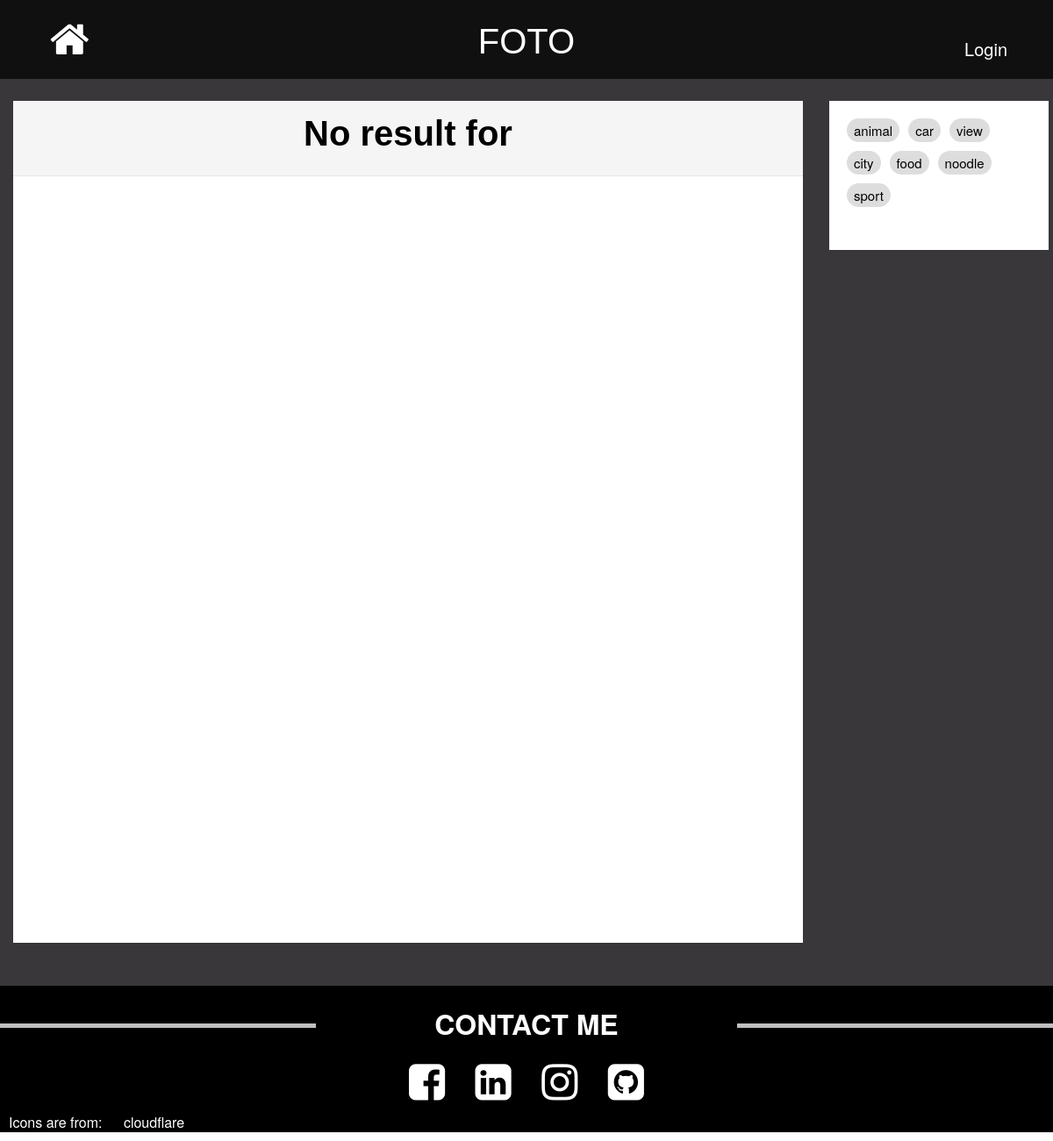
/gallery.php, run on an earlier commit of the app's database.
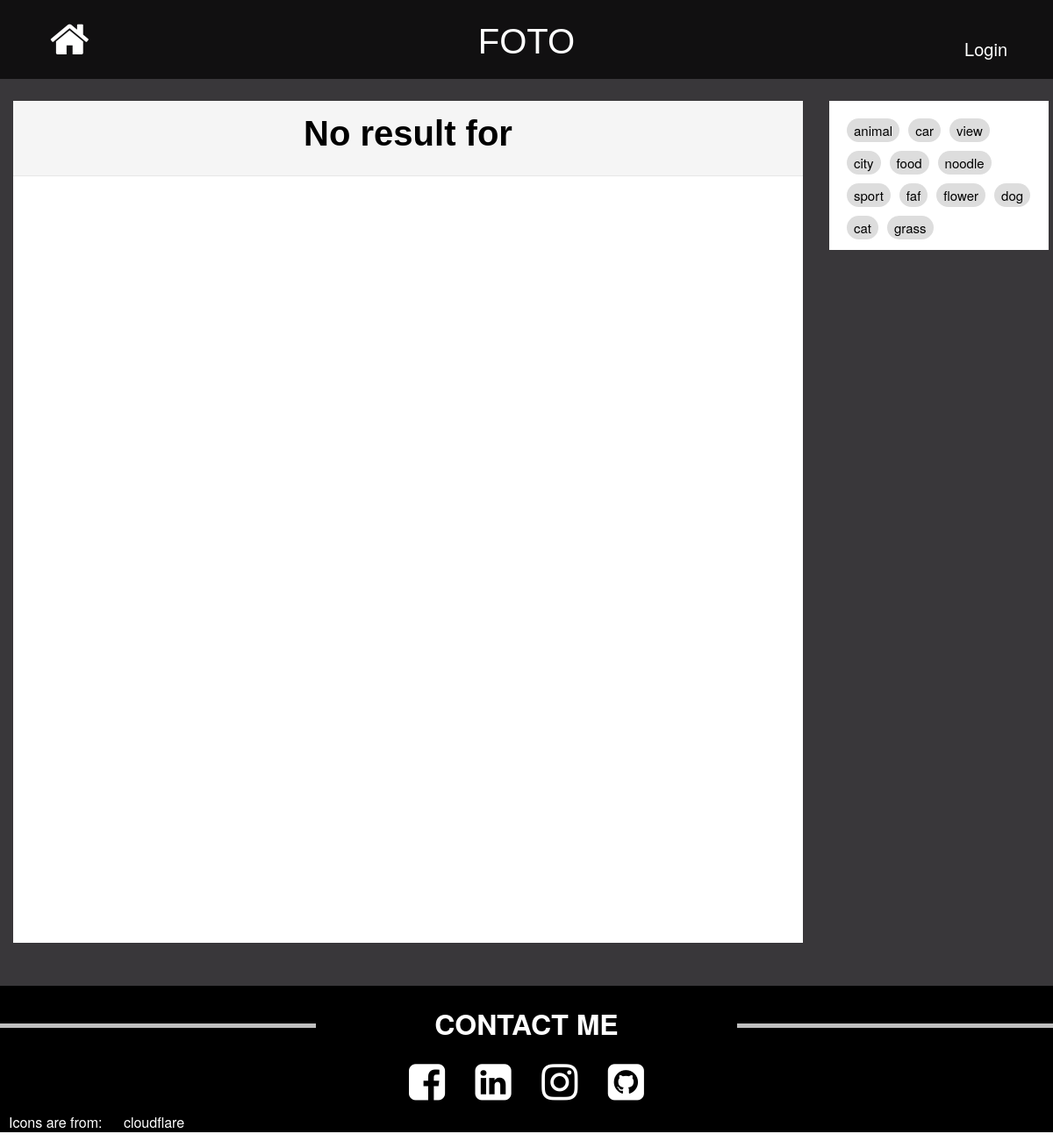
And on a later commit of the database.
### tables this page shows
CREATE TABLE tags (
    id INTEGER NOT NULL UNIQUE PRIMARY KEY AUTOINCREMENT,
    tag TEXT NOT NULL
);

### includes/init.php (called while the page is built, shortened)
<?php
function exec_sql_query($db, $sql, $params = array()) {
  try {
    $query = $db->prepare($sql);
    if ($query and $query->execute($params)) {
      return $query;
    }
  } catch (PDOException $exception) {
    handle_db_error($exception);
  }
  return NULL;
}
?>

### includes/image.php (the view, shortened to what this page needs)
<?php
function print_tags() {
  global $db;
  $sql = 'SELECT tag FROM tags';
  $tags = exec_sql_query($db, $sql, NULL) -> fetchAll();
  foreach ($tags as $tag) {
    echo "<a>";
    echo htmlspecialchars($tag["tag"]);
    echo "</a>";
  }
}
?>

### gallery.php (shortened to what this page needs)
<?php
include('includes/init.php');
include('includes/image.php');
$search = NULL;
?>
<!DOCTYPE html>
<html lang = "en">
<head>
  <link rel='stylesheet' type='text/css' href='styles/all.css' media='all' />
</head>
<body id='index'>
  <?php
  include('includes/header.php');
  ?>
  <div id='content'>
    <div class = 'super_container'>
        <div class = 'main'>
          <div class = 'top-shelf-grey'>
            <h1>
              <?php
              if ($images) {
                echo htmlspecialchars($search);
              }
              else {
                echo "No result for ".htmlspecialchars($search);
              }
              ?>
            </h1>
          </div>
        </div>
        <div class = "side">
          <?php print_tags();?>
        </div>
      </div>
  </div>
  <?php include('includes/footer.php');?>
</body>
</html>

### includes/header.php (shortened to what this page needs)
<header>
  <nav id="menu">
    <ul class = "left">
      <li>
        <a class = "icons" href = "index.php">
          <i class="fa fa-home icons"></i>
        </a>
      </li>
    </ul>
    <div class = "center">
      FOTO
    </div>
    <form method="post" action="login.php">
    <ul class = "right">
      <?php
      if (isset($current_user)) {
        echo "<li><a>Hi, ".htmlspecialchars($current_user)."</a></li>";
        echo "<li><input name='logout' type='submit' value='Logout'></li>";
      }
      else {
        echo "<li><input name='login-page' type='submit' value='Login'></li>";
      }
      ?>
    </ul>
    </form>
  </nav>
</header>

### includes/footer.php
<footer>
    <h3 class = "page_footer">
      CONTACT ME
    </h3>
    <link rel="stylesheet" href="https://cdnjs.cloudflare.com/ajax/libs/font-awesome/4.7.0/css/font-awesome.min.css">
    <div class = "icons">
      <a class = "icons" href = "https://www.facebook.com/people/Yufu-Mo/100013557063153">
        <i class="fa fa-facebook-square icons" ></i>
      </a>
      <a class = "icons" href = "http://www.linkedin.com/in/yufumo147">
        <i class="fa fa-linkedin-square icons" ></i>
      </a>
      <a class = "icons" href = "https://www.instagram.com/walter_mok/">
        <i class="fa fa-instagram icons" ></i>
      </a>
      <a class = "icons" href = "https://github.com/waltmo147">
        <i class="fa fa-github-square icons"></i>
      </a>
    </div>
  <div class = "refer">
      <a class = "refer_a">
         Icons are from:
      </a>
      <a class = "refer_a" href="https://cdnjs.cloudflare.com/ajax/libs/font-awesome/4.7.0/css/font-awesome.min.css">
         cloudflare
      </a>
  </div>
</footer>

### styles/all.css (style rules this page uses)
html, body { height: auto; margin: 0; }
header { background-color: rgba(0,0,0,0.7); padding: 1px 0 10px 0; min-height: 60px; margin-top: 0; position: fixed; width: 100%; z-index: 99; color: white; font-size: 14px; line-height: 1.3125em; font-family: "proxima-nova", "Helvetica Neue", Helvetica, Arial, serif; }
#menu { text-align: left; width: 100%; margin: 0; min-width: 1100px; }
.side a { float: left; font-size: 15px; font-family: "proxima-nova", "Helvetica Neue", Helvetica, Arial, serif; color: black; margin: 5px 5px; padding: 3px 8px; background-color: #ddd; border-radius: 15px; }
a { font-family: "proxima-nova", "Helvetica Neue", Helvetica, Arial, serif; margin: 20px 0; padding: 10px; display: inline; color: white; text-decoration: none; }
ul { list-style: none; padding: 0; }
#menu ul.right { float: right; width: 30%; list-style-type: none; padding-left: 0; color: white; font-size: 20px; line-height: 1.3125em; text-align: left; margin: 20px; padding-top: 10px; text-align: right; bottom: 0; margin-bottom: 0px; align-self: flex-end; }
#menu ul.left { float: left; width: 35%; list-style-type: none; padding-left: 0; color: white; font-size: 20px; line-height: 1.3125em; text-align: left; margin: 20px; padding: 0px; margin-bottom: 0px; }
#menu .center { float:left; text-align: center; width: 20%; list-style-type: none; padding-left: 0; color: white; font-size: 40px; font-family: "Comic Sans MS", cursive, sans-serif; line-height: 1.3125em; margin: 20px; padding: 0px; margin-bottom: 0px; }
#menu input { font-family: "proxima-nova", "Helvetica Neue", Helvetica, Arial, serif; margin: 0; padding: 10px; font-size: 20px; display: inline; border: 0; background-color: rgba(0, 0, 0, 0); color: white; transition: color 0s; cursor: pointer; }
#menu li { font-family: "proxima-nova", "Helvetica Neue", Helvetica, Arial, serif; margin: 12px; padding: 10px; display: inline; transition: color 0s; cursor: pointer; }
#index { min-height: 960px; height:100%; }
#content { background-color: #39373a; width: 100%; height: 100%; padding-top: 70px; text-align:center; }
div.super_container { width: 1180px; min-height: 960px; padding: 15px; height: 100%; margin-left: auto; margin-right: auto; margin-top: 0; margin-bottom: 0; display:inline-block; }
div.main { width: 900px; margin: 30px 0; background-color: white; height: 100%; float: left; min-height: 960px; }
div.side { width: 220px; margin: 30px 0; min-height: 150px; padding: 15px 15px; padding-bottom: 5px; background-color: white; float: right; font-family: 'Helvetica Neue', Helvetica, Arial, sans-serif; }
.top-shelf-grey { padding: 15px 20px 10px 20px; display: block; position: relative; background: #f5f5f5; border-bottom: 1px solid #e6e6e6; width: auto; height: 60px; font-family: 'Helvetica Neue', Helvetica, Arial, sans-serif; }
h1 { margin: 0; padding: 10px; padding-top: 0; font-family: "Comic Sans MS", cursive, sans-serif; font-weight: bold; font-size: 40px; }
a.icons { padding: 0; width: auto; height: auto; }
div.icons { text-align: center; position: relative; margin-bottom: 10px; }
h3.page_footer { font-family: "freight-sans-pro", "Helvetica Neue", Helvetica, Arial, sans-serif; color: white; font-size: 2em; padding-top: 20px; padding-bottom: 20px; position: relative; text-align: center; margin: 0; }
h3.page_footer::before { left: 0; }
h3.page_footer::after { right: 0; }
h3.page_footer::before, h3.page_footer::after { position: absolute; top: 50%; width: 30%; border-bottom: 5px solid rgba(255,255,255,0.75); content: ""; }
i.icons { text-align: center; font-size:48px; color:white; margin-left: 15px; margin-right: 15px; }
footer { background-color: black; }

What changed in the data, as far as the page shows it:
added tags: tag "faf"
added tags: tag "flower"
added tags: tag "dog"
added tags: tag "cat"
added tags: tag "grass"
